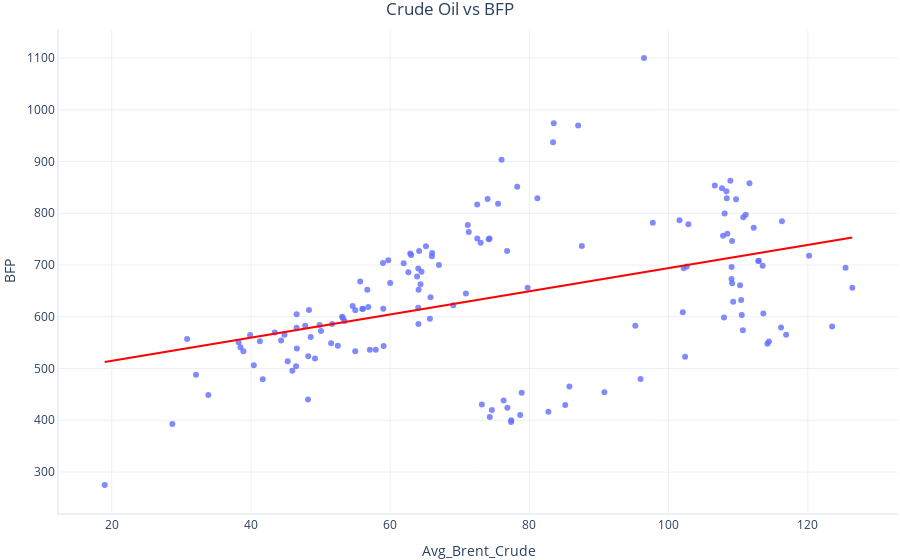
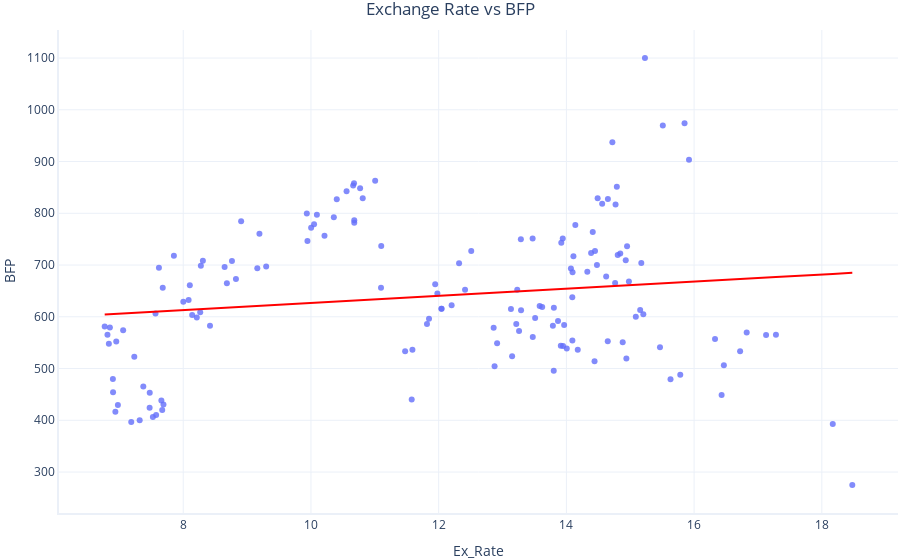

These figures' notebook cell, in order:
### Code cell
import plotly.express as px
fig = px.scatter(dataset, x='Avg_Brent_Crude', y='BFP', trendline='ols', trendline_color_override='red', title='Crude Oil vs BFP')

fig1 = px.scatter(dataset, x='Ex_Rate', y='BFP', trendline='ols', trendline_color_override='red', title='Exchange Rate vs BFP')

fig.show()
fig1.show()

### Figure 1 — Plotly figure (JSON) as saved in the notebook; plotly's stock layout.template omitted (floating-point values rounded to 4 significant figures; data arrays with more than 128 entries replaced by an {"elided": "..."} marker saying what was removed)
{"data": [{"hovertemplate": "Avg_Brent_Crude=%{x}<br>BFP=%{y}<extra></extra>", "legendgroup": "", "marker": {"color": "#636efa", "symbol": "circle"}, "mode": "markers", "name": "", "orientation": "v", "showlegend": false, "type": "scatter", "x": {"elided": "147 float values"}, "xaxis": "x", "y": {"elided": "147 float values"}, "yaxis": "y"}, {"hovertemplate": "<b>OLS trendline</b><br>BFP = 2.23956 * Avg_Brent_Crude + 469.985<br>R<sup>2</sup>=0.183302<br><br>Avg_Brent_Crude=%{x}<br>BFP=%{y} <b>(trend)</b><extra></extra>", "legendgroup": "", "line": {"color": "red"}, "marker": {"color": "#636efa", "symbol": "circle"}, "mode": "lines", "name": "", "showlegend": false, "type": "scatter", "x": {"elided": "147 float values"}, "xaxis": "x", "y": {"elided": "147 float values"}, "yaxis": "y"}], "layout": {"legend": {"tracegroupgap": 0}, "title": {"text": "Crude Oil vs BFP"}, "xaxis": {"anchor": "y", "domain": [0, 1], "title": {"text": "Avg_Brent_Crude"}}, "yaxis": {"anchor": "x", "domain": [0, 1], "title": {"text": "BFP"}}}}

### Figure 2 — Plotly figure (JSON) as saved in the notebook; plotly's stock layout.template omitted (floating-point values rounded to 4 significant figures; data arrays with more than 128 entries replaced by an {"elided": "..."} marker saying what was removed)
{"data": [{"hovertemplate": "Ex_Rate=%{x}<br>BFP=%{y}<extra></extra>", "legendgroup": "", "marker": {"color": "#636efa", "symbol": "circle"}, "mode": "markers", "name": "", "orientation": "v", "showlegend": false, "type": "scatter", "x": {"elided": "147 float values"}, "xaxis": "x", "y": {"elided": "147 float values"}, "yaxis": "y"}, {"hovertemplate": "<b>OLS trendline</b><br>BFP = 6.88039 * Ex_Rate + 557.853<br>R<sup>2</sup>=0.024549<br><br>Ex_Rate=%{x}<br>BFP=%{y} <b>(trend)</b><extra></extra>", "legendgroup": "", "line": {"color": "red"}, "marker": {"color": "#636efa", "symbol": "circle"}, "mode": "lines", "name": "", "showlegend": false, "type": "scatter", "x": {"elided": "147 float values"}, "xaxis": "x", "y": {"elided": "147 float values"}, "yaxis": "y"}], "layout": {"legend": {"tracegroupgap": 0}, "title": {"text": "Exchange Rate vs BFP"}, "xaxis": {"anchor": "y", "domain": [0, 1], "title": {"text": "Ex_Rate"}}, "yaxis": {"anchor": "x", "domain": [0, 1], "title": {"text": "BFP"}}}}
